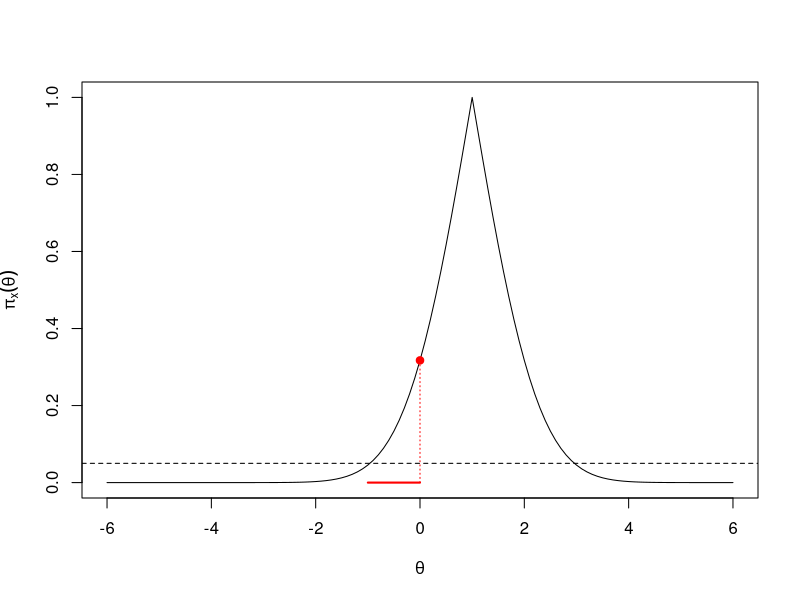

Reproduce this figure in R.
## ---- chunk 1
knitr::opts_chunk$set(echo = TRUE)
## ---- chunk 2
contour_normal <- function(x, theta){
  x_bar <- mean(x)
  n <- length(x)
  return(2 * (pnorm(abs(x_bar-theta)*sqrt(n), lower.tail = F) ))
}
## ---- chunk 3
n <- 1
true_theta <- 0
X <- 1

theta <- seq(true_theta-6, true_theta+6, .1)
pi_normal <- contour_normal(X, theta)
plot(theta, pi_normal, type = "l", xlab = expression(theta), ylab = expression(pi[x](theta)))
pi_true_theta <- contour_normal(X, true_theta)
abline(h=.05, lty=2)
segments(-1, 0, 0, 0, col="red", lwd=2)
segments(0, 0, 0, contour_normal(X,0), lty=3, col="red")
points(0, contour_normal(X,0), col="red", pch=19)
